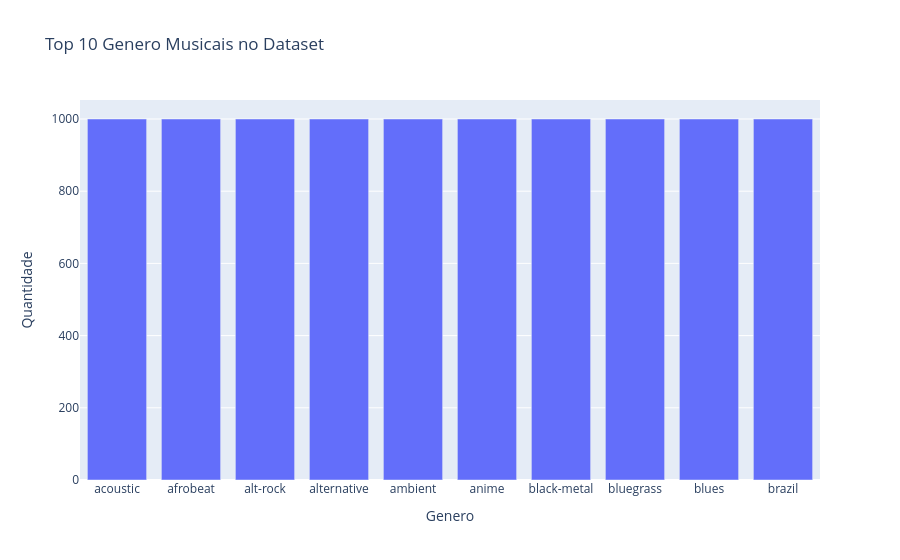

Notebook code for this chart:
### Code cell
# graficos gerais

top_generos = df["track_genre"].value_counts()
print(top_generos)

print(f"Total de generos unicos: {top_generos.count().sum():,}")

px.bar(
    x=top_generos.index[:10],
    y=top_generos.values[:10],
    labels={"x": "Genero", "y": "Quantidade"},
    title="Top 10 Genero Musicais no Dataset",
    color_continuous_scale="Viridis"
)

### Figure 1 — Plotly figure (JSON) as saved in the notebook; plotly's stock layout.template omitted (floating-point values rounded to 4 significant figures)
{"data": [{"hovertemplate": "Genero=%{x}<br>Quantidade=%{y}<extra></extra>", "legendgroup": "", "marker": {"color": "#636efa", "pattern": {"shape": ""}}, "name": "", "orientation": "v", "showlegend": false, "textposition": "auto", "type": "bar", "x": ["acoustic", "afrobeat", "alt-rock", "alternative", "ambient", "anime", "black-metal", "bluegrass", "blues", "brazil"], "xaxis": "x", "y": [1000, 1000, 1000, 1000, 1000, 1000, 1000, 1000, 1000, 1000], "yaxis": "y"}], "layout": {"barmode": "relative", "legend": {"tracegroupgap": 0}, "title": {"text": "Top 10 Genero Musicais no Dataset"}, "xaxis": {"anchor": "y", "domain": [0, 1], "title": {"text": "Genero"}}, "yaxis": {"anchor": "x", "domain": [0, 1], "title": {"text": "Quantidade"}}}}
